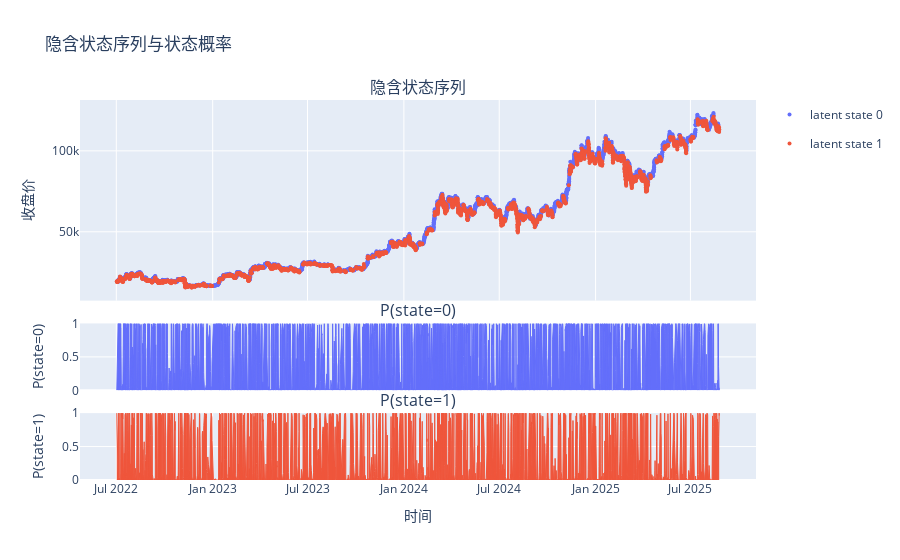

Notebook code for this chart:
### Code cell
labeler_L5 = GMMLabeler(merged_bar, 5)
labeler_L5.plot_label_on_candles()

### Figure 1 — Plotly figure (JSON) as saved in the notebook; plotly's stock layout.template omitted (floating-point values rounded to 4 significant figures; data arrays with more than 128 entries replaced by an {"elided": "..."} marker saying what was removed)
{"data": [{"legendgroup": "state_0", "marker": {"color": "#636EFA", "size": 4}, "mode": "markers", "name": "latent state 0", "showlegend": true, "x": {"elided": "3279 str values"}, "y": {"elided": "3279 float values"}, "type": "scatter", "xaxis": "x", "yaxis": "y"}, {"legendgroup": "state_1", "marker": {"color": "#EF553B", "size": 4}, "mode": "markers", "name": "latent state 1", "showlegend": true, "x": {"elided": "2505 str values"}, "y": {"elided": "2505 float values"}, "type": "scatter", "xaxis": "x", "yaxis": "y"}, {"fill": "tozeroy", "fillcolor": "#636EFA", "legendgroup": "state_0", "line": {"color": "#636EFA", "width": 1}, "mode": "lines", "name": "P(state=0)", "opacity": 0.7, "showlegend": false, "x": {"elided": "5784 str values"}, "y": {"elided": "5784 float values"}, "type": "scatter", "xaxis": "x2", "yaxis": "y2"}, {"fill": "tozeroy", "fillcolor": "#EF553B", "legendgroup": "state_1", "line": {"color": "#EF553B", "width": 1}, "mode": "lines", "name": "P(state=1)", "opacity": 0.7, "showlegend": false, "x": {"elided": "5784 str values"}, "y": {"elided": "5784 float values"}, "type": "scatter", "xaxis": "x3", "yaxis": "y3"}], "layout": {"xaxis": {"anchor": "y", "domain": [0.0, 1.0], "matches": "x3", "showticklabels": false}, "yaxis": {"anchor": "x", "domain": [0.472, 1.0], "title": {"text": "收盘价"}}, "xaxis2": {"anchor": "y2", "domain": [0.0, 1.0], "matches": "x3", "showticklabels": false}, "yaxis2": {"anchor": "x2", "domain": [0.236, 0.412], "title": {"text": "P(state=0)"}, "range": [0, 1]}, "xaxis3": {"anchor": "y3", "domain": [0.0, 1.0], "title": {"text": "时间"}}, "yaxis3": {"anchor": "x3", "domain": [0.0, 0.176], "title": {"text": "P(state=1)"}, "range": [0, 1]}, "annotations": [{"font": {"size": 16}, "showarrow": false, "text": "隐含状态序列", "x": 0.5, "xanchor": "center", "xref": "paper", "y": 1.0, "yanchor": "bottom", "yref": "paper"}, {"font": {"size": 16}, "showarrow": false, "text": "P(state=0)", "x": 0.5, "xanchor": "center", "xref": "paper", "y": 0.412, "yanchor": "bottom", "yref": "paper"}, {"font": {"size": 16}, "showarrow": false, "text": "P(state=1)", "x": 0.5, "xanchor": "center", "xref": "paper", "y": 0.176, "yanchor": "bottom", "yref": "paper"}], "title": {"text": "隐含状态序列与状态概率"}, "showlegend": true, "hovermode": "x unified"}}
